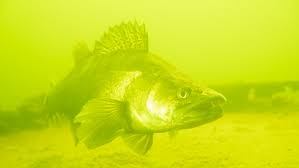
#> input picture Preprocessing/fish.png, 299 x 168 px
$ python test_3c.py
#> lines starting #> are read from the running program, lines starting #| are printed output that depends on the picture
#> further down, img_rgb is the input picture: shape (168, 299, 3); mean B, G, R 23.2, 220.8, 202.1
from skimage.color import rgb2lab,rgb2gray,lab2rgb
import numpy as np
import cv2

def three_c(img_rgb):
    img_lab = rgb2lab(img_rgb)
#> img_lab: shape (168, 299, 3) float64; mean of channels 0, 1, 2 79.7, -47.1, -3.1
    img_gray = rgb2gray(img_rgb)
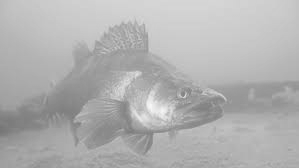
#> img_gray: shape (168, 299) float64; min 0.459, max 0.972, mean 0.696
    img_gray[img_gray > 216] = 0
    img_gray[img_gray <= 216] = 1
#> img_gray: shape (168, 299) float64; every value is 1

    gray_gauss = cv2.GaussianBlur(img_gray,(0,0),5)
#> gray_gauss: shape (168, 299) float64; every value is 1
    ch1,ch2,ch3 = cv2.split(img_lab)
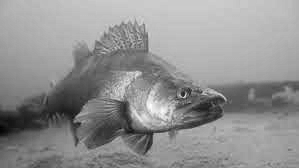
#> ch1: shape (168, 299) float64; min 55.8, max 97.68, mean 79.7; drawn with min black and max white
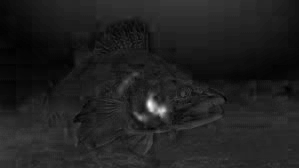
#> ch2: shape (168, 299) float64; min -53.13, max -6.17, mean -47.09; drawn with min black and max white
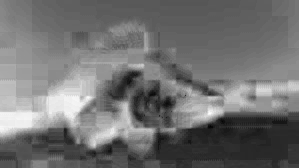
#> ch3: shape (168, 299) float64; min -13.97, max 10.44, mean -3.11; drawn with min black and max white

    ch2_gauss = cv2.GaussianBlur(ch2,(0,0),100)
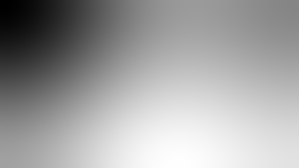
#> ch2_gauss: shape (168, 299) float64; min -47.84, max -46.66, mean -47.09; drawn with min black and max white
    img_lab[:,:,1] = np.subtract(ch2,np.multiply(gray_gauss,ch2_gauss))
#> img_lab: shape (168, 299, 3) float64; mean of channels 0, 1, 2 79.7, 0, -3.1

    ch3_gauss = cv2.GaussianBlur(ch3,(0,0),100)
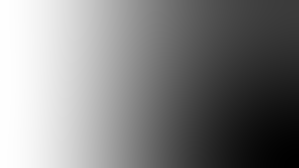
#> ch3_gauss: shape (168, 299) float64; min -4.62, max -1.66, mean -3.1; drawn with min black and max white
    img_lab[:,:,2] = np.subtract(ch3,np.multiply(gray_gauss,ch3_gauss))
#> img_lab: shape (168, 299, 3) float64; mean of channels 0, 1, 2 79.7, 0, 0

    new=lab2rgb(img_lab)

    return 255*new
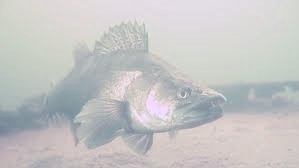
#> returned value: shape (168, 299, 3) float64; mean of channels 0, 1, 2 197.4, 197.7, 197.8; drawn as B, G, R

if __name__ == '__main__':

    img_rgb= cv2.imread("fish.png")
    compensated_image = three_c(img_rgb)
    cv2.imwrite("result.png", compensated_image)
